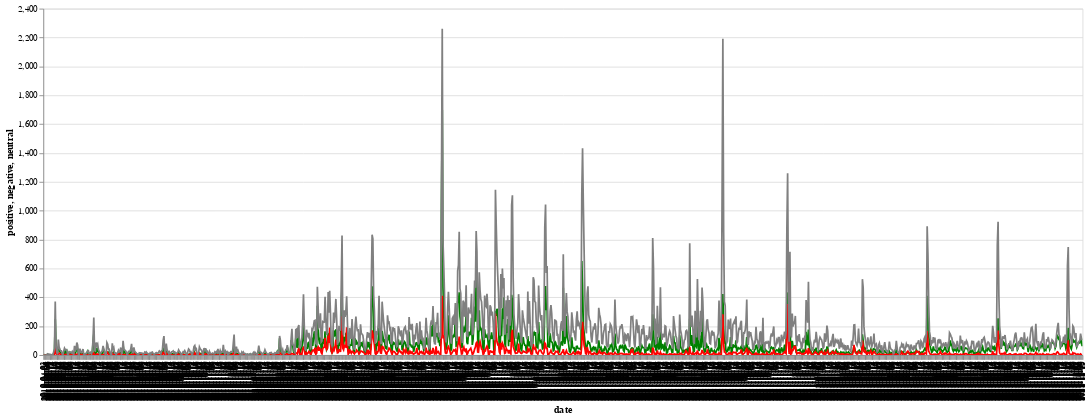

Notebook code for this chart:
### Code cell
import altair as alt
import pandas as pd



# Convert the 'date' column to string format for Altair
daily_sum['date'] = daily_sum['date'].astype(str)

# Create an Altair Chart from the DataFrame
zm_positive_chart = alt.Chart(daily_sum).mark_line(color='green').encode(
    x='date',
    # y='negative:Q',
    # y2='neutral:Q',
    y='positive',
).properties(
    width=1200,
    height=400
).interactive()


zm_negative_chart = alt.Chart(daily_sum).mark_line(color='red').encode(
    x='date',
    y='negative',
    # y2='neutral:Q',
    # y='positive',
).properties(
    width=1200,
    height=400
).interactive()

zm_neutral_chart = alt.Chart(daily_sum).mark_line(color='grey').encode(
    x='date',
    # y='negative',
    y='neutral',
).properties(
    width=1200,
    height=400
).interactive()


zm_positive_chart + zm_negative_chart + zm_neutral_chart

### Figure 1 — Vega-Lite specification as saved in the notebook (floating-point values rounded to 4 significant figures; data arrays with more than 128 entries replaced by an {"elided": "..."} marker saying what was removed)
{"config": {"view": {"continuousWidth": 400, "continuousHeight": 300}}, "layer": [{"mark": {"type": "line", "color": "green"}, "encoding": {"x": {"type": "nominal", "field": "date"}, "y": {"type": "quantitative", "field": "positive"}}, "height": 400, "selection": {"selector066": {"type": "interval", "bind": "scales", "encodings": ["x", "y"]}}, "width": 1200}, {"mark": {"type": "line", "color": "red"}, "encoding": {"x": {"type": "nominal", "field": "date"}, "y": {"type": "quantitative", "field": "negative"}}, "height": 400, "selection": {"selector067": {"type": "interval", "bind": "scales", "encodings": ["x", "y"]}}, "width": 1200}, {"mark": {"type": "line", "color": "grey"}, "encoding": {"x": {"type": "nominal", "field": "date"}, "y": {"type": "quantitative", "field": "neutral"}}, "height": 400, "selection": {"selector068": {"type": "interval", "bind": "scales", "encodings": ["x", "y"]}}, "width": 1200}], "data": {"name": "data-145cd6e27b58991b705933f702fd6dad"}, "$schema": "https://vega.github.io/schema/vega-lite/v4.8.1.json", "datasets": {"data-145cd6e27b58991b705933f702fd6dad": {"elided": "1348 records"}}}
